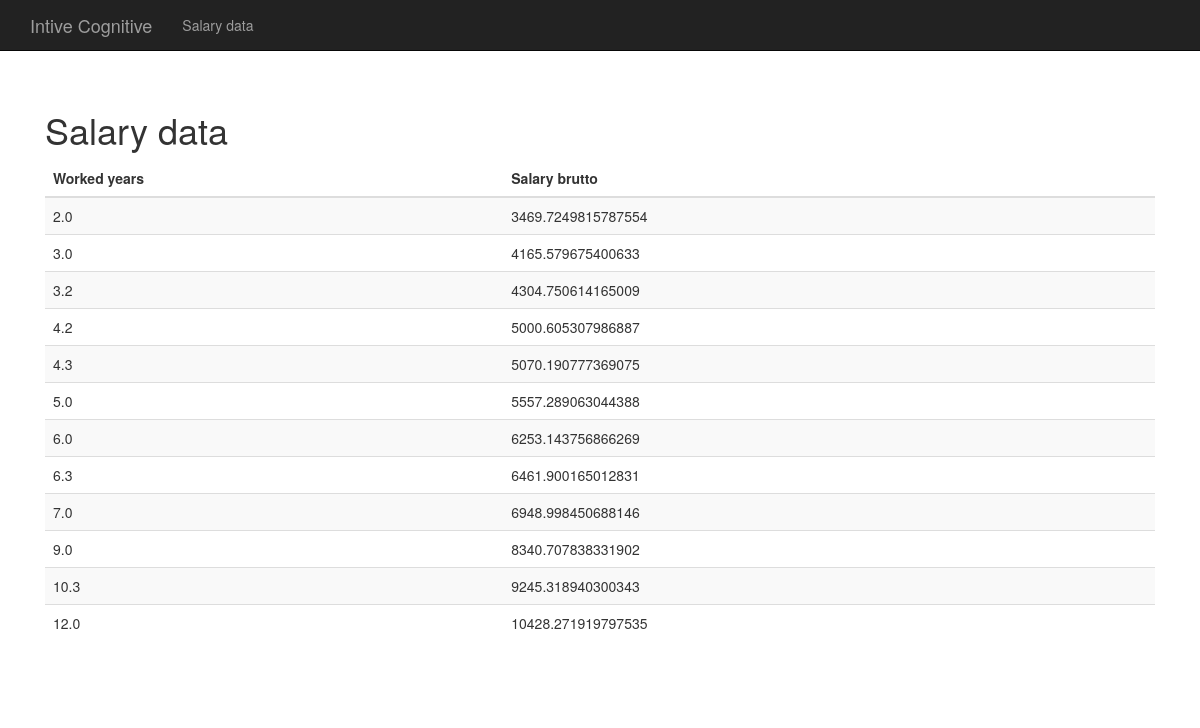
The page /salary/ on the database its author committed.
### cognitive/models.py (models this page shows, shortened)
class Salary(models.Model):
    worked_years = models.FloatField()
    salary = models.FloatField()

### cognitive/views.py (the view)
# urls.py: path('salary/', views.salary_view, name='salary'),
def salary_view(request):
    salary_list = Salary.objects.order_by('worked_years')
    context = {'salary_list': salary_list, 'bar_chart': charts.BarChart(salary_list)}
    return render(request, 'cognitive/salary.html', context)

### cognitive/templates/cognitive/salary.html (shortened to what this page needs)
{% include "cognitive/header.html" %}
<h1> Salary data </h1>
{% if salary_list %}
    <table class="table table-striped">
        <thead>
            <th>Worked years</th>
            <th>Salary brutto</th>
        </thead>
        <tbody>
    {% for entry in salary_list %}
        <tr>
            <td> {{ entry.worked_years }} </td>
            <td> {{ entry.salary }} </td>
        </tr>
    {% endfor %}
        </tbody>
    </table>
{% else %}
    <p>No data.</p>
{% endif %}
{% include "cognitive/footer.html" %}

### cognitive/templates/cognitive/header.html (shortened to what this page needs)
<!DOCTYPE html>
<html lang="en">
  <head>
    {% load static %}
    <link rel="stylesheet" type="text/css" href="{% static 'cognitive/style.css' %}">
    <link rel="stylesheet" href="https://maxcdn.bootstrapcdn.com/bootstrap/3.3.7/css/bootstrap.min.css">
  </head>
  <body>
    <nav class="navbar navbar-inverse navbar-fixed-top">
      <div class="container">
        <div class="navbar-header">
          <a class="navbar-brand" href="{% url 'cognitive:index' %}">Intive Cognitive</a>
        </div>
        <div id="navbar" class="collapse navbar-collapse">
          <ul class="nav navbar-nav">
            <li class=""><a href="{% url 'cognitive:salary' %}">Salary data</a></li>
          </ul>
        </div>
      </div>
    </nav>
    <div class="container">
      <div class="starter-template">

### cognitive/templates/cognitive/footer.html (shortened to what this page needs)
      </div>
    </div>
  </body>
</html>

### cognitive/static/cognitive/style.css (style rules this page uses)
body { padding-top: 50px; }
.starter-template { padding: 40px 15px; }

### rows shown on the page
Salary: worked_years "2.0", salary "3469.7249815787554"
Salary: worked_years "3.0", salary "4165.579675400633"
Salary: worked_years "3.2", salary "4304.750614165009"
Salary: worked_years "4.2", salary "5000.605307986887"
Salary: worked_years "4.3", salary "5070.190777369075"
Salary: worked_years "5.0", salary "5557.289063044388"
Salary: worked_years "6.0", salary "6253.143756866269"
Salary: worked_years "6.3", salary "6461.900165012831"
Salary: worked_years "7.0", salary "6948.998450688146"
Salary: worked_years "9.0", salary "8340.707838331902"
Salary: worked_years "10.3", salary "9245.318940300343"
Salary: worked_years "12.0", salary "10428.271919797535"
